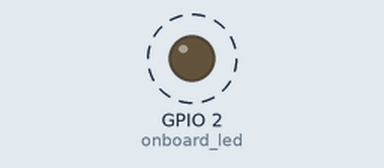
This sketch was run on a simulated ESP32. Shown: output pins drawn as LEDs (lit = HIGH). Dashed ring = blinking. WiFi joins after 1.5 s; servers stay silent unless stated; the local clock reads 2024-03-15 10:24:30 at power-on unless the sketch sets it; what the sketch prints to the serial monitor is not drawn.

Above: at 1.7 s.
Timing chart, 0 to 6.1 s (numbered marks = the images above):
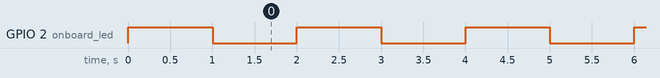

The sketch:

ESPV_freeRTOS.ino
```cpp
#include <WiFi.h>
#include "time.h"

#define onboard_led 2

const char* ssid     = "Nazrin's Family";
const char* pass = "cheesecake6";

const char* ntpServer = "asia.pool.ntp.org";
const long  gmtOffset_sec = 28800;
const int   daylightOffset_sec = 28800;

void TaskBlink(void *pvParameters);
void TaskTime(void *pvParameters);
void TaskOutput(void *pvParameters);

void setup() {
  // put your setup code here, to run once:
  Serial.begin(9600);

  xTaskCreatePinnedToCore(
    TaskBlink,    // Task function
    "TaskBlink",  // Name of Task
    1024,         // Stack size
    NULL,         // Task Parameter
    2,            // Priotity of Task (3, 2, 1, 0)
    NULL,         // Task Handle; keep track of task
    0             // Task pinned to Core
  );

  xTaskCreatePinnedToCore(
    TaskTime,    // Task function
    "TaskTime",  // Name of Task
    1024,         // Stack size
    NULL,         // Task Parameter
    2,            // Priotity of Task (3, 2, 1, 0)
    NULL,         // Task Handle; keep track of task
    1             // Task pinned to Core
  );

  xTaskCreatePinnedToCore(
    TaskOutput,    // Task function
    "TaskOutput",  // Name of Task
    1024,         // Stack size
    NULL,         // Task Parameter
    1,            // Priotity of Task (3, 2, 1, 0)
    NULL,         // Task Handle; keep track of task
    1             // Task pinned to Core
  );

  WiFiConnect();
  printWiFiStatus();

  // Init and get the time
  configTime(gmtOffset_sec, daylightOffset_sec, ntpServer);
}

void loop() {
  // put your main code here, to run repeatedly:

}

void TaskBlink(void *pvParameters) {
  pinMode(onboard_led, OUTPUT);

  for(;;) // runs on for loop infinitely
  {
    digitalWrite(onboard_led, HIGH);
    vTaskDelay(1000);
    digitalWrite(onboard_led, LOW);
    vTaskDelay(1000);
  }
}

void TaskTime(void *pvParameters) {


  for(;;) // runs on for loop infinitely
  {
    printTime();
    vTaskDelay(1000);
  }
}

void TaskOutput(void *pvParameters) {


  for(;;) // runs on for loop infinitely
  {
    Serial.println("eyyo");
    vTaskDelay(1000);
  }
}

void WiFiConnect() {
  // Connect to Wi-Fi
  Serial.print("Connecting to ");
  Serial.println(ssid);
  WiFi.begin(ssid, pass);
  while (WiFi.status() != WL_CONNECTED) {
    delay(500);
    Serial.print(".");
  }
  Serial.println("");
  Serial.println("WiFi connected.");
}

void printWiFiStatus() {

  // Print the network SSID
  Serial.print("SSID: ");
  Serial.println(WiFi.SSID());

  // Print the IP address
  IPAddress ip = WiFi.localIP();
  Serial.print("IP Address: ");
  Serial.println(ip);

  // Print the received signal strength
  long rssi = WiFi.RSSI();
  Serial.print("signal strength (RSSI):");
  Serial.print(rssi);
  Serial.println(" dBm");
}

void printTime(){
  struct tm timeinfo;
  if(!getLocalTime(&timeinfo)){
    Serial.println("Failed to obtain time");
    return;
  }
  /*Serial.println(&timeinfo, "%A, %B %d %Y %H:%M:%S");
  Serial.print("Day of week: ");
  Serial.println(&timeinfo, "%A");
  Serial.print("Month: ");
  Serial.println(&timeinfo, "%B");
  Serial.print("Day of Month: ");
  Serial.println(&timeinfo, "%d");
  Serial.print("Year: ");
  Serial.println(&timeinfo, "%Y");
  Serial.print("Hour: ");
  Serial.println(&timeinfo, "%H");
  Serial.print("Hour (12 hour format): ");
  Serial.println(&timeinfo, "%I");
  Serial.print("Minute: ");
  Serial.println(&timeinfo, "%M");
  Serial.print("Second: ");
  Serial.println(&timeinfo, "%S");*/

  Serial.print("Time  : " );
  Serial.println(&timeinfo, "%H:%M:%S");

  /*Serial.println("Time variables");
  char timeHour[3];
  strftime(timeHour,3, "%H", &timeinfo);
  Serial.println(timeHour);*/
  char timeWeekDay[10];
  strftime(timeWeekDay,10, "%A", &timeinfo);
  Serial.println(timeWeekDay);
  Serial.println();
}
```

Measured:
- by itself, GPIO 2 (onboard_led): alternates HIGH for 1.0 s and LOW for 1.0 s
